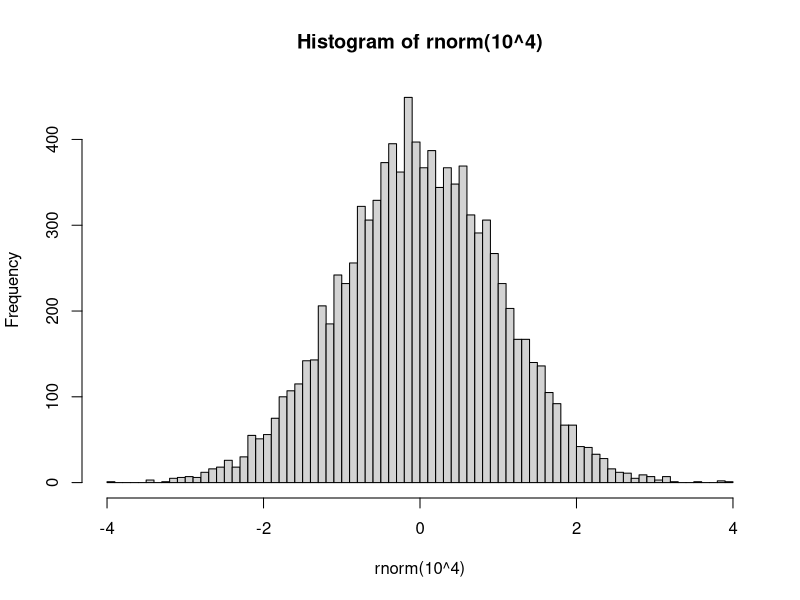

Generate this figure with R:
## ---- chunk 1
R.v.maj <- as.numeric(R.version$major)
R.v.min.1 <- as.numeric(strsplit(R.version$minor, "\\.")[[1]][1])
if(R.v.maj < 2 || (R.v.maj == 2 && R.v.min.1 < 15))
  stop("requires R >= 2.15", call.=FALSE)

suppressPackageStartupMessages(library(knitr))
if(! "params" %in% ls())
  params <- list(root.dir=NULL)
opts_chunk$set(echo=TRUE, warning=TRUE, message=TRUE, cache=FALSE,
               fig.align="center", root.dir=params$root.dir)
opts_knit$set(progress=TRUE, verbose=TRUE)
## ---- chunk 2
set.seed(1859)
hist(rnorm(10^4), breaks="FD")
## ---- chunk 3
knitr::kable(mtcars[1:5,])
## ---- chunk 4
## suppressPackageStartupMessages(library(MASS))
## ---- chunk 5
t0 <- proc.time()
## ---- chunk 6
t1 <- proc.time(); t1 - t0
print(sessionInfo(), locale=FALSE)
